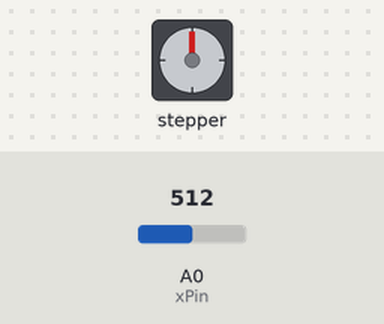
Simulated run of this sketch. Board: Arduino Mega 2560, built with avr-gcc and run on an emulated ATmega2560. Parts: stepper motor. The test bench sets the inputs (shaded band); at power-on: A0 (xPin) = 512. Stepper angles assume 2048 steps per turn.

Above: at 1.2 s.
1.3 s: A0 (xPin) set to 530
At 2.8 s:
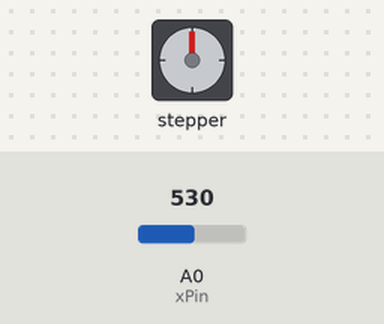
4.3 s: A0 (xPin) set to 716
7.3 s: A0 (xPin) set to 900
At 7.73 s:
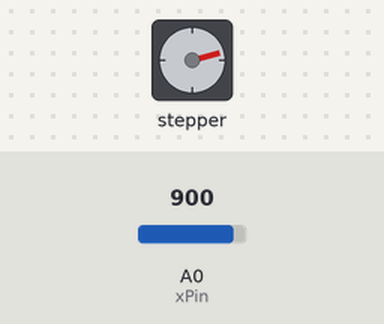
10.3 s: A0 (xPin) set to 1023
At 10.46 s:
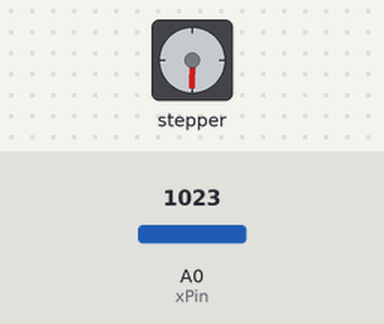
Timing chart, 0 to 17.3 s (numbered marks = the images above; inputs shaded):
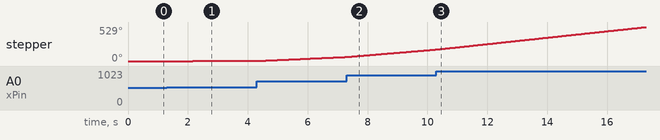

The sketch:

Joystick_with_Stepper_Motor_Final_Code.ino
```cpp
#include <Stepper.h>

 Stepper myStepper(32,2,4,3,5); // stepper motor sequence 1-3-2-4

 int xPin = A0; //X-axis attach to A0
 int xValue;   //intialiaze a varibale to save the data from the X-axis from the joystick
 int yPin = A1; //Y-axis attach to A1
 int yValue; //intialiaze a varibale to save the data from the Y-axis from the joystick
 int keyPin = 8; //Z-axis attach to digital 8

 int direction; // intitalize direction variable


void setup() {

  Serial.begin(9600);   // initialize the serial port:
  pinMode(keyPin,INPUT_PULLUP);//set KeyPin as INPUT
}

void loop() {


   xValue=analogRead(xPin); // take the reading for the x axis from joystick and save them in Xvalue

  int motorSpeed=0;

  if(xValue >=520)
  {
    motorSpeed=map(xValue,520,1023,0,600);
    direction=1;
  }

  if(xValue<510)
  {
    motorSpeed=map(xValue,0,510,600,0);
    direction=-1;
  }

if(motorSpeed>0)
{
  myStepper.setSpeed(motorSpeed);
  myStepper.step(direction);
}


}
```
